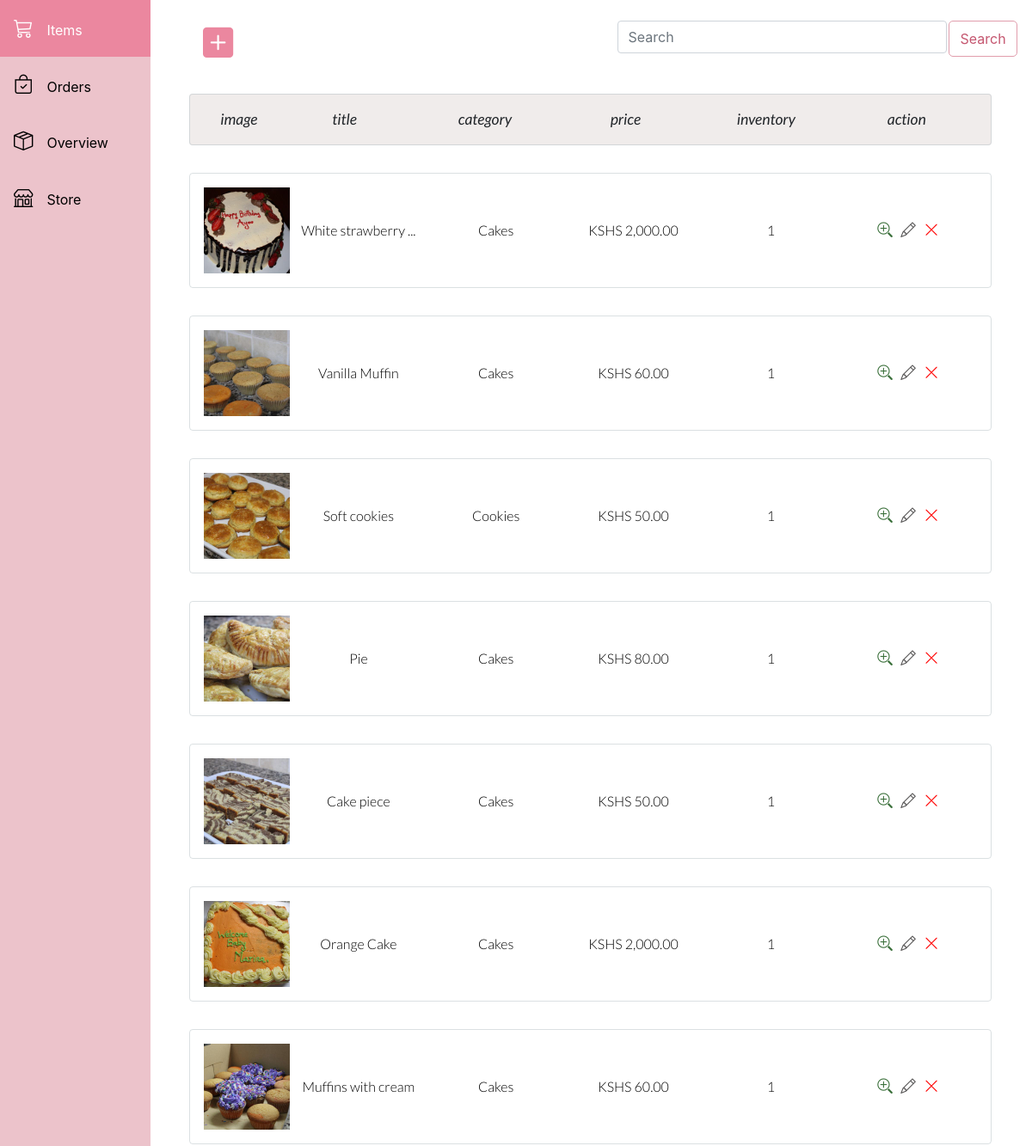
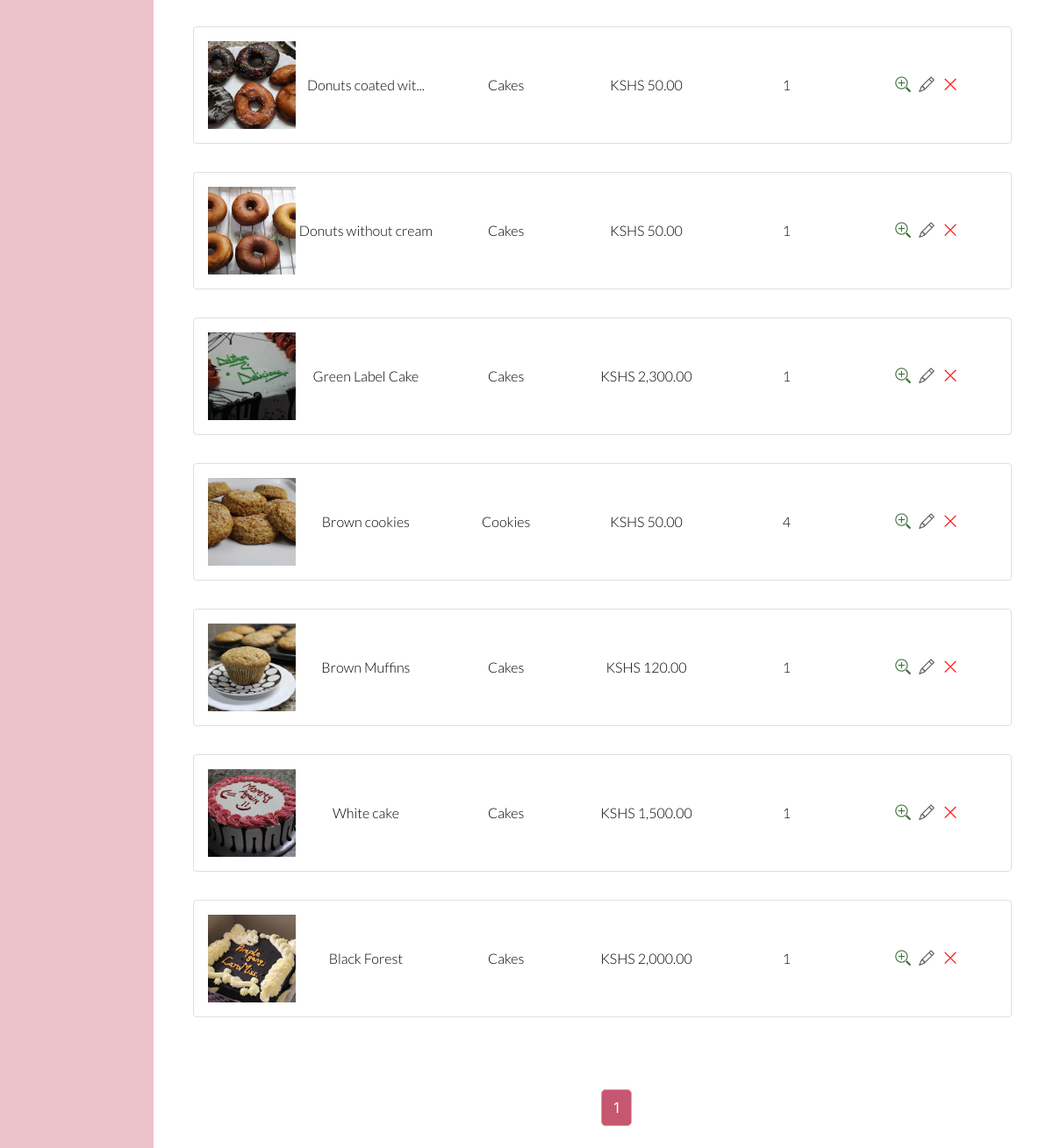
Page /all-items/ (signed in) on the earlier database version (2 pictures, top to bottom).
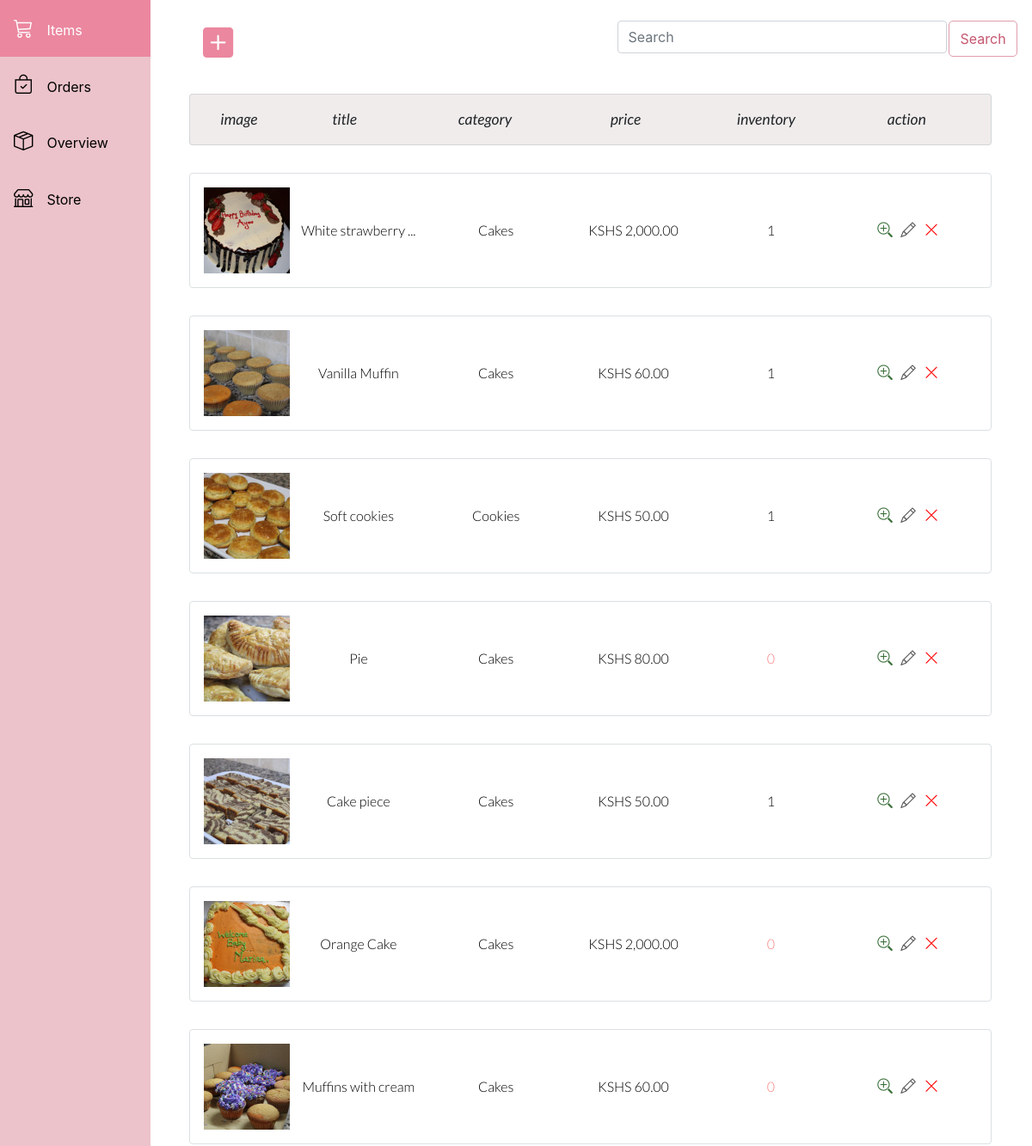
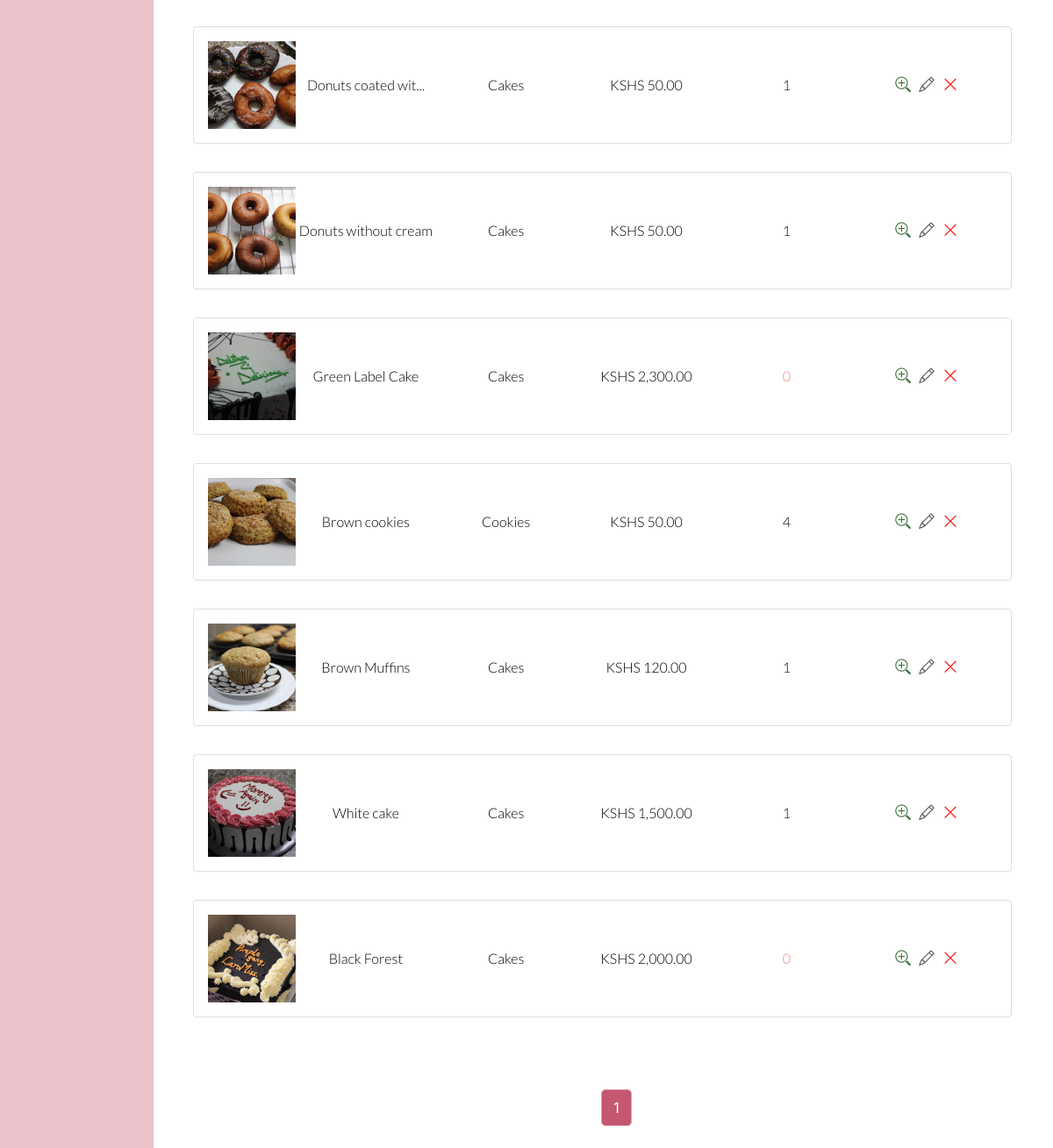
Same page on the later database version (2 pictures, top to bottom).
### seller/models.py (models this page shows, shortened)
class Item(models.Model):
    class Category:
        COOKIES = 'CO'
        CAKES = 'CA'
        ICE_CREAMS = 'I'
        ALL = 'ALL'
    CATEGORIES_CHOICES = [
        (Category.COOKIES, 'Cookies'),
        (Category.CAKES, 'Cakes'),
        (Category.ICE_CREAMS, 'Ice creams'),
        (Category.ALL, 'All Sweets'),
    ]
    SHORT_CATEGORY_TO_NAME = dict(CATEGORIES_CHOICES)
    title = models.CharField(max_length=50)
    price = models.FloatField("Price in KSHS", default="0.00", validators=[
                              MinValueValidator(0.0)])
    description = models.TextField(max_length=100, null=True, blank=True)
    category = models.CharField(
        max_length=3,
        choices=CATEGORIES_CHOICES,
        default=Category.ALL,
    )
    image = models.ImageField(upload_to='product_pics')
    date_posted = models.DateTimeField(default=timezone.now)
    quantity = models.IntegerField(default=0, validators=[
        MinValueValidator(0.0)])
    def __init__(self, *args, **kwargs):
        super().__init__(*args, **kwargs)
        self.assign_shorter_title()
        self.assign_category_full_name()
    def assign_shorter_title(self):
        if len(self.title) > 20:
            self.short_title = self.title[:17] + "..."
        else:
            self.short_title = self.title
    def assign_category_full_name(self):
        self.long_category = self.SHORT_CATEGORY_TO_NAME[self.category]

### seller/views.py (the view)
# urls.py: path('all-items/', seller_views.all_items, name="seller_all_items"),
@user_is_seller
def all_items(request):
    url_name = request.resolver_match.url_name
    items = Item.objects.all().order_by('-id')
    if items.count() == 0:
        items = None
    else:
        searched = request.GET.get('searched')
        if searched is not None and searched != "":
            items = items.filter(title__icontains=searched)
        items = pagination(request, items, 15)
    return render(request, 'seller/all_items.html', {'items': items})

### seller/utils.py (called while the page is built)
def active_navbar_context_processor(request):
    context = {}
    if not request.user.is_staff:
        return context
    if 'item' in request.resolver_match.url_name:
        context['url_name'] = 'seller_all_items'
    elif 'order' in request.resolver_match.url_name:
        context['url_name'] = 'seller_orders'
    elif 'overview' in request.resolver_match.url_name:
        context['url_name'] = 'seller_overview'
    else:
        context['url_name'] = None
    return context

### sir_cake/utils.py (called while the page is built)
def pagination(request, item_list, number_items_displayed):
    paginator = Paginator(item_list, number_items_displayed)
    page_number = request.GET.get('page')
    return paginator.get_page(page_number)

### store/utils.py (called while the page is built)
def user_has_items_in_basket_context_processor(request):
    return {'user_has_items_in_basket':
            get_preorder_or_none(request) is not None}

### seller/templates/seller/all_items.html (shortened to what this page needs)
{% extends 'seller/base-seller.html' %}
{% load humanize %}
{% block content %}
<div class="container mt-4">
    <div class="row">
        <div class="col">
            <a href="{% url 'seller_new_item' %}">
                <i class="bi bi-plus-square-fill new-item-top-icon"></i>
            </a>
        </div>
        <div class="col">
            {% include 'sir_cake/search-field.html'%}
        </div>
    </div>
    <div class="product-grid-container beige-bg">
        <div class="grid-item-image category-text">image</div>
        <div class="grid-item-title category-text">title</div>
        <div class="grid-item-category category-text">category</div>
        <div class="grid-item-price category-text">price</div>
        <div class="grid-item-inventory category-text">inventory</div>
        <div class="grid-item-action category-text">action</div>
    </div>
    {% if items %}
    {% for item in items %}
    <div class="product-grid-container">
        <a href="{% url 'seller_item_detail' item.pk %}">
            <div class="grid-item-image all-products-data-text"><img src="{{item.image.url}}" height="100px" alt="pastry Image"></img>
        </a>
    </div>
    <div class="grid-item-title all-products-data-text">{{item.short_title}}</div>
    <div class="grid-item-category all-products-data-text">{{item.long_category}}</div>
    <div class="grid-item-price all-products-data-text">KSHS {{item.price | floatformat:2 | intcomma}}</div>
    {% if item.quantity is 0 %}
    <div class="grid-item-inventory all-products-data-text warning-data-text">{{item.quantity}}</div>
    {% else %}
    <div class="grid-item-inventory all-products-data-text">{{item.quantity}}</div>
    {% endif %}
    <div class="grid-item-action all-products-data-text">
        <a href="{% url 'seller_item_detail' item.pk %}"><i class="bi bi-zoom-in zoom-action-button"></i></a>
        <a href="{% url 'seller_edit_item' item.pk %}"><i class="bi bi-pencil edit-action-button"></i></a>
        <a href="{% url 'seller_delete_item' item.pk %}"><i class="bi bi-x-lg delete-action-button"></i></a>
    </div>
</div>
{% endfor %}
{% else %}
<div class="replacement-text-middle">No items</div>
{% endif %}
{% include 'sir_cake/paginator.html'%}
{% endblock content %}

Differences in the rows shown:
changed Item "Pie": quantity "1" → "0"
changed Item "Orange Cake": quantity "1" → "0"
changed Item "Muffins with cream": quantity "1" → "0"
changed Item "Green Label Cake": quantity "1" → "0"
changed Item "Black Forest": quantity "1" → "0"
